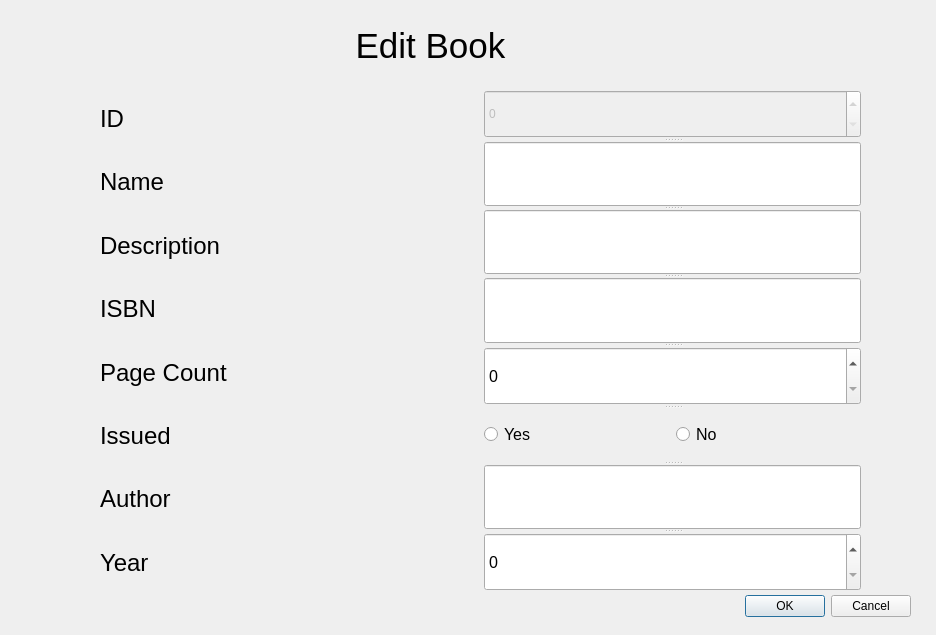
<?xml version="1.0" encoding="UTF-8"?>
<ui version="4.0">
 <class>Dialog</class>
 <widget class="QDialog" name="Dialog">
  <property name="geometry">
   <rect>
    <x>0</x>
    <y>0</y>
    <width>936</width>
    <height>635</height>
   </rect>
  </property>
  <property name="acceptDrops">
   <bool>true</bool>
  </property>
  <property name="windowTitle">
   <string>Edit Dialog</string>
  </property>
  <widget class="QDialogButtonBox" name="buttonBox">
   <property name="geometry">
    <rect>
     <x>570</x>
     <y>590</y>
     <width>341</width>
     <height>32</height>
    </rect>
   </property>
   <property name="orientation">
    <enum>Qt::Horizontal</enum>
   </property>
   <property name="standardButtons">
    <set>QDialogButtonBox::Cancel|QDialogButtonBox::Ok</set>
   </property>
  </widget>
  <widget class="QLabel" name="label">
   <property name="geometry">
    <rect>
     <x>340</x>
     <y>30</y>
     <width>181</width>
     <height>31</height>
    </rect>
   </property>
   <property name="font">
    <font>
     <pointsize>26</pointsize>
    </font>
   </property>
   <property name="text">
    <string>Edit Book</string>
   </property>
   <property name="alignment">
    <set>Qt::AlignCenter</set>
   </property>
  </widget>
  <widget class="QWidget" name="layoutWidget">
   <property name="geometry">
    <rect>
     <x>100</x>
     <y>90</y>
     <width>761</width>
     <height>501</height>
    </rect>
   </property>
   <layout class="QHBoxLayout" name="horizontalLayout_2">
    <item>
     <layout class="QVBoxLayout" name="verticalLayout">
      <item>
       <widget class="QLabel" name="label_3">
        <property name="font">
         <font>
          <pointsize>18</pointsize>
         </font>
        </property>
        <property name="text">
         <string>ID</string>
        </property>
       </widget>
      </item>
      <item>
       <widget class="QLabel" name="label_4">
        <property name="font">
         <font>
          <pointsize>18</pointsize>
         </font>
        </property>
        <property name="text">
         <string>Name</string>
        </property>
       </widget>
      </item>
      <item>
       <widget class="QLabel" name="label_5">
        <property name="font">
         <font>
          <pointsize>18</pointsize>
         </font>
        </property>
        <property name="text">
         <string>Description</string>
        </property>
       </widget>
      </item>
      <item>
       <widget class="QLabel" name="label_7">
        <property name="font">
         <font>
          <pointsize>18</pointsize>
         </font>
        </property>
        <property name="text">
         <string>ISBN</string>
        </property>
       </widget>
      </item>
      <item>
       <widget class="QLabel" name="label_2">
        <property name="font">
         <font>
          <pointsize>18</pointsize>
         </font>
        </property>
        <property name="text">
         <string>Page Count</string>
        </property>
       </widget>
      </item>
      <item>
       <widget class="QLabel" name="label_6">
        <property name="font">
         <font>
          <pointsize>18</pointsize>
         </font>
        </property>
        <property name="text">
         <string>Issued</string>
        </property>
       </widget>
      </item>
      <item>
       <widget class="QLabel" name="label_8">
        <property name="font">
         <font>
          <pointsize>18</pointsize>
         </font>
        </property>
        <property name="text">
         <string>Author</string>
        </property>
       </widget>
      </item>
      <item>
       <widget class="QLabel" name="label_9">
        <property name="font">
         <font>
          <pointsize>18</pointsize>
         </font>
        </property>
        <property name="text">
         <string>Year</string>
        </property>
       </widget>
      </item>
     </layout>
    </item>
    <item>
     <widget class="QSplitter" name="splitter">
      <property name="orientation">
       <enum>Qt::Vertical</enum>
      </property>
      <widget class="QSpinBox" name="id_spinbox">
       <property name="enabled">
        <bool>false</bool>
       </property>
      </widget>
      <widget class="QLineEdit" name="name_input">
       <property name="font">
        <font>
         <pointsize>14</pointsize>
        </font>
       </property>
       <property name="text">
        <string/>
       </property>
      </widget>
      <widget class="QLineEdit" name="description_input">
       <property name="font">
        <font>
         <pointsize>14</pointsize>
        </font>
       </property>
      </widget>
      <widget class="QLineEdit" name="description_input_2">
       <property name="font">
        <font>
         <pointsize>14</pointsize>
        </font>
       </property>
      </widget>
      <widget class="QSpinBox" name="page_count_spinbox">
       <property name="font">
        <font>
         <pointsize>12</pointsize>
        </font>
       </property>
       <property name="maximum">
        <number>2000</number>
       </property>
      </widget>
      <widget class="QWidget" name="layoutWidget">
       <layout class="QHBoxLayout" name="horizontalLayout">
        <item>
         <widget class="QRadioButton" name="yes">
          <property name="font">
           <font>
            <pointsize>12</pointsize>
           </font>
          </property>
          <property name="text">
           <string>Yes</string>
          </property>
         </widget>
        </item>
        <item>
         <widget class="QRadioButton" name="no">
          <property name="font">
           <font>
            <pointsize>12</pointsize>
           </font>
          </property>
          <property name="text">
           <string>No</string>
          </property>
         </widget>
        </item>
       </layout>
      </widget>
      <widget class="QLineEdit" name="author_input">
       <property name="font">
        <font>
         <pointsize>14</pointsize>
        </font>
       </property>
      </widget>
      <widget class="QSpinBox" name="page_count_spinbox_2">
       <property name="font">
        <font>
         <pointsize>12</pointsize>
        </font>
       </property>
       <property name="maximum">
        <number>10000</number>
       </property>
      </widget>
     </widget>
    </item>
   </layout>
  </widget>
 </widget>
 <resources/>
 <connections>
  <connection>
   <sender>buttonBox</sender>
   <signal>accepted()</signal>
   <receiver>Dialog</receiver>
   <slot>accept()</slot>
   <hints>
    <hint type="sourcelabel">
     <x>248</x>
     <y>254</y>
    </hint>
    <hint type="destinationlabel">
     <x>157</x>
     <y>274</y>
    </hint>
   </hints>
  </connection>
  <connection>
   <sender>buttonBox</sender>
   <signal>rejected()</signal>
   <receiver>Dialog</receiver>
   <slot>reject()</slot>
   <hints>
    <hint type="sourcelabel">
     <x>316</x>
     <y>260</y>
    </hint>
    <hint type="destinationlabel">
     <x>286</x>
     <y>274</y>
    </hint>
   </hints>
  </connection>
 </connections>
</ui>
